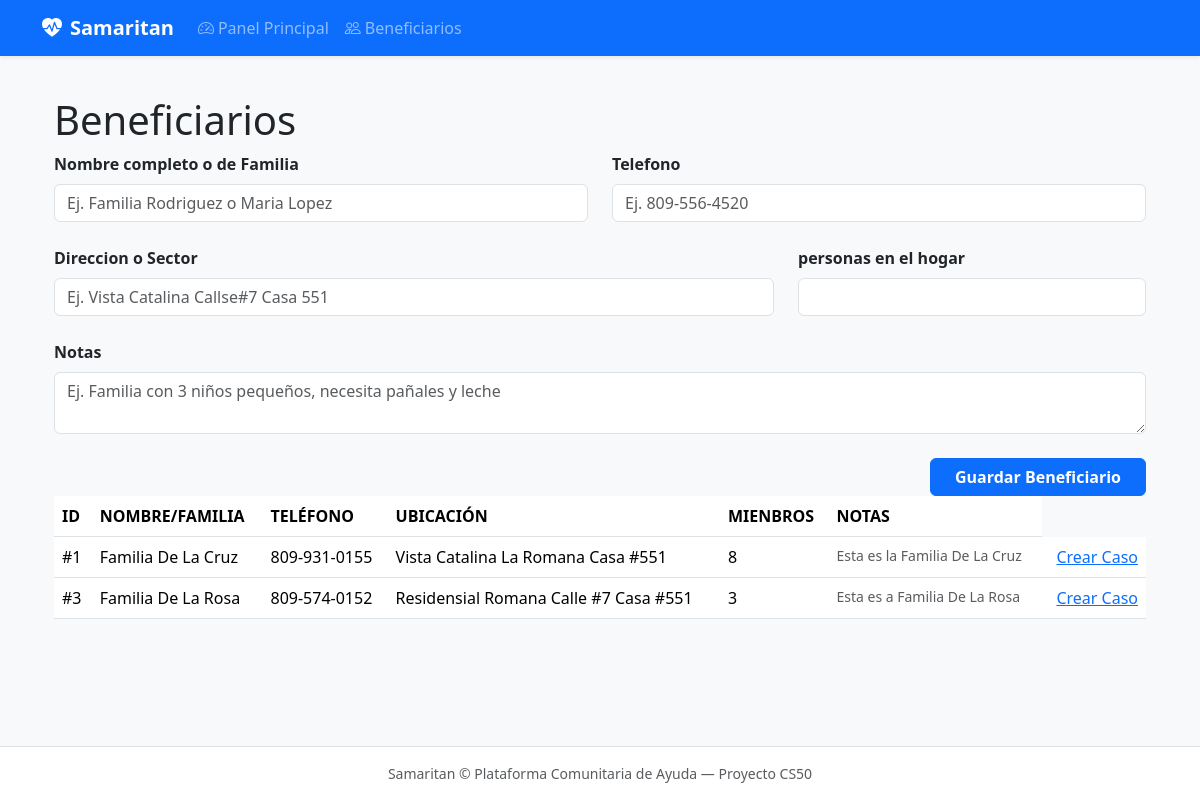
Before: /beneficiaries with the older database file.
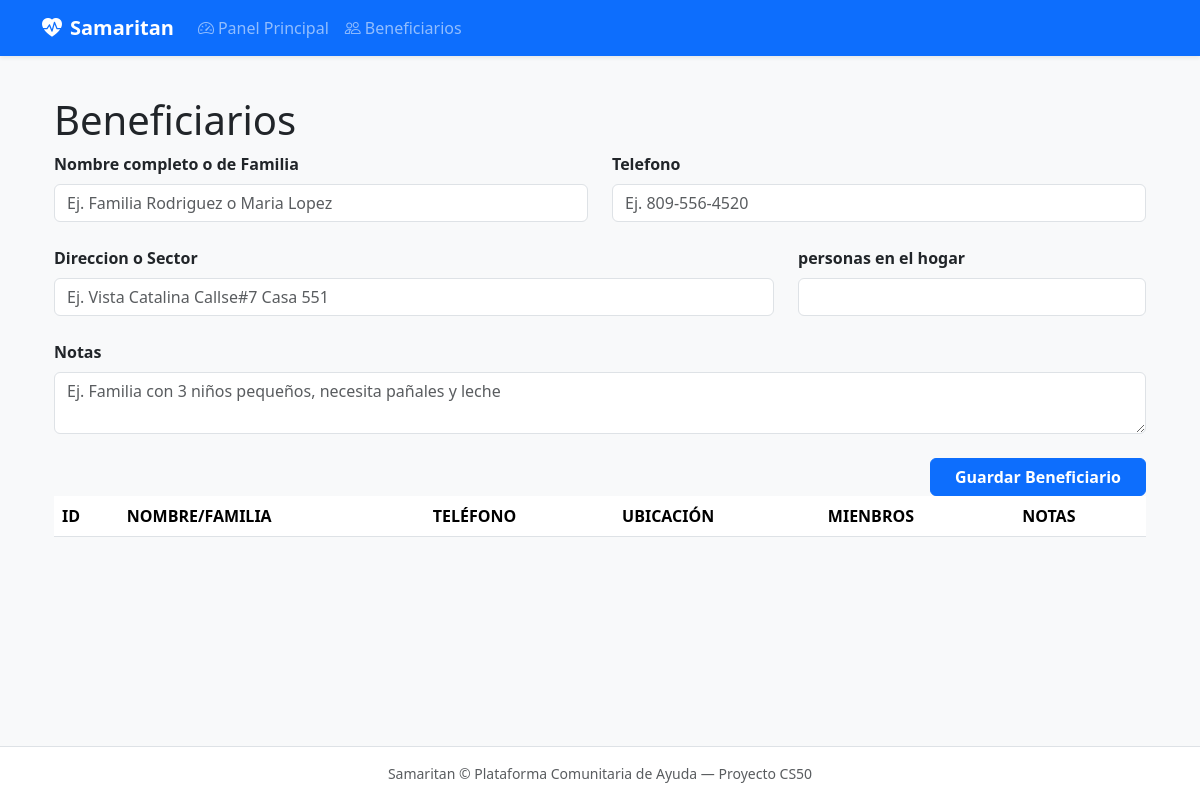
After: the same page with the newer database file.
### tables this page shows
CREATE TABLE beneficiaries (
    id INTEGER PRIMARY KEY AUTOINCREMENT,
    name TEXT NOT NULL,
    phone TEXT,
    location TEXT,
    household_size INTEGER DEFAULT 1,
    notes TEXT,
    created_at TIMESTAMP DEFAULT CURRENT_TIMESTAMP
);

### app.py (the view, shortened to what this page needs)
@app.route("/beneficiaries", methods=["GET", "POST"])
def beneficiaries():
  with get_db() as conn:
    all_beneficiaries = conn.execute("SELECT * FROM beneficiaries ORDER BY name ASC").fetchall()
  return render_template("beneficiaries.html", beneficiaries=all_beneficiaries)

### app.py (called while the page is built)
@app.after_request
def after_request(response):
    response.headers["Cache-Control"] = "no-cache, no-store, must-revalidate"
    response.headers["Expires"] = 0
    response.headers["Pragma"] = "no-cache"
    return response

### db.py (called while the page is built)
def get_db():
  if "db" not in g:
    g.db = sqlite3.connect(
      current_app.config["DATABASE"],
      detect_types=sqlite3.PARSE_DECLTYPES
    )
    g.db.row_factory = sqlite3.Row
  return g.db

### templates/beneficiaries.html (shortened to what this page needs)
{% extends "layout.html" %}
{% block main %}
  <div class="container">
    <h1>Beneficiarios</h1>
    <div>
      <form action="/beneficiaries" method="post">
        <div class="row g-4">
          <div class="col-12 col-md-6">
            <label for="name" class="form-label fw-semibold">Nombre completo o de Familia</label>
            <input type="text" class="form-control" name="name" placeholder="Ej. Familia Rodriguez o Maria Lopez" >
          </div>
          <div class="col-12 col-md-6">
            <label for="phone" class="form-label fw-semibold">Telefono</label>
            <input type="text" class="form-control" name="phone" placeholder="Ej. 809-556-4520" >
          </div>
          <div class="col-12 col-md-8">
            <label for="location" class="form-label fw-semibold">Direccion o Sector</label>
            <input type="text" class="form-control" name="location" placeholder="Ej. Vista Catalina Callse#7 Casa 551" >
          </div>
          <div class="col-12 col-md-4">
            <label for="household_size" class="form-label fw-semibold">personas en el hogar</label>
            <input type="number" class="form-control" name="household_size" >
          </div class="col-12">
          <div class="col-12">
            <label for="notes" class="form-label fw-semibold">Notas</label>
            <textarea name="notes" class="form-control" placeholder="Ej. Familia con 3 niños pequeños, necesita pañales y leche"></textarea>
          </div>
          <div class="col-12 d-flex justify-content-end gap-2 mt-4">
            <button type="submit" class="btn btn-primary px-4 fw-semibold">Guardar Beneficiario</button>
          </div>
        </div>
      </form>
    </div>
    <div>
      <table class="table">
        <thead>
          <tr>
            <th>ID</th>
            <th>NOMBRE/FAMILIA</th>
            <th>TELÉFONO</th>
            <th>UBICACIÓN</th>
            <th>MIENBROS</th>
            <th>NOTAS</th>
          </tr>
        </thead>
        <tbody>
          {% for b in beneficiaries %}
            <tr>
              <td>#{{ b.id }}</td>
              <td required>{{ b.name }}</td>
              <td>{{ b.phone }}</td>
              <td>{{ b.location }}</td>
              <td>{{ b.household_size }}</td>
              <td class="text-muted small">{{ b.notes }}</td>
              <td class="text-end">
                <a href="/cases/new?beneficiary_id={{ b.id }}">Crear Caso</a>
              </td>
            </tr>
          {% endfor %}
        </tbody>
      </table>
    </div>
  </div>
{% endblock %}

### templates/layout.html (shortened to what this page needs)
<!DOCTYPE html>
<html lang="en">
<head>
  <link href="https://cdn.jsdelivr.net/npm/bootstrap@5.3.3/dist/css/bootstrap.min.css" rel="stylesheet">
  <link href="https://cdn.jsdelivr.net/npm/bootstrap-icons@1.11.3/font/bootstrap-icons.min.css" rel="stylesheet">
</head>
<body class="bg-light d-flex flex-column min-vh-100">
    <nav class="navbar navbar-expand-lg navbar-dark bg-primary shadow-sm">
        <div class="container">
            <a class="navbar-brand fw-bold" href="/">
                <i class="bi bi-heart-pulse-fill me-2"></i>Samaritan
            </a>
            <div class="collapse navbar-collapse" id="navbarMain">
              <ul class="navbar-nav me-auto mb-2 mb-lg-0">
                  <li class="nav-item">
                      <a class="nav-link" href="/"><i class="bi bi-speedometer2 me-1"></i>Panel Principal</a>
                  </li>
                  <li class="nav-item">
                      <a class="nav-link" href="/beneficiaries"><i class="bi bi-people me-1"></i>Beneficiarios</a>
                  </li>
              </ul>
            </div>
        </div>
    </nav>
    <main class="container py-4 flex-grow-1">
        {% block main %}{% endblock %}
    </main>
    <footer class="bg-white border-top py-3 mt-auto text-center text-muted small">
        <div class="container">
            Samaritan &copy; Plataforma Comunitaria de Ayuda — Proyecto CS50
        </div>
    </footer>
</body>
</html>

Changed rows visible on the page:
removed beneficiaries: id "1", name "Familia De La Cruz", phone "809-931-0155", location "Vista Catalina La Romana Casa #551", household_size "8", notes "Esta es la Familia De La Cruz"
removed beneficiaries: id "3", name "Familia De La Rosa", phone "809-574-0152", location "Residensial Romana Calle #7 Casa #551", household_size "3", notes "Esta es a Familia De La Rosa"
